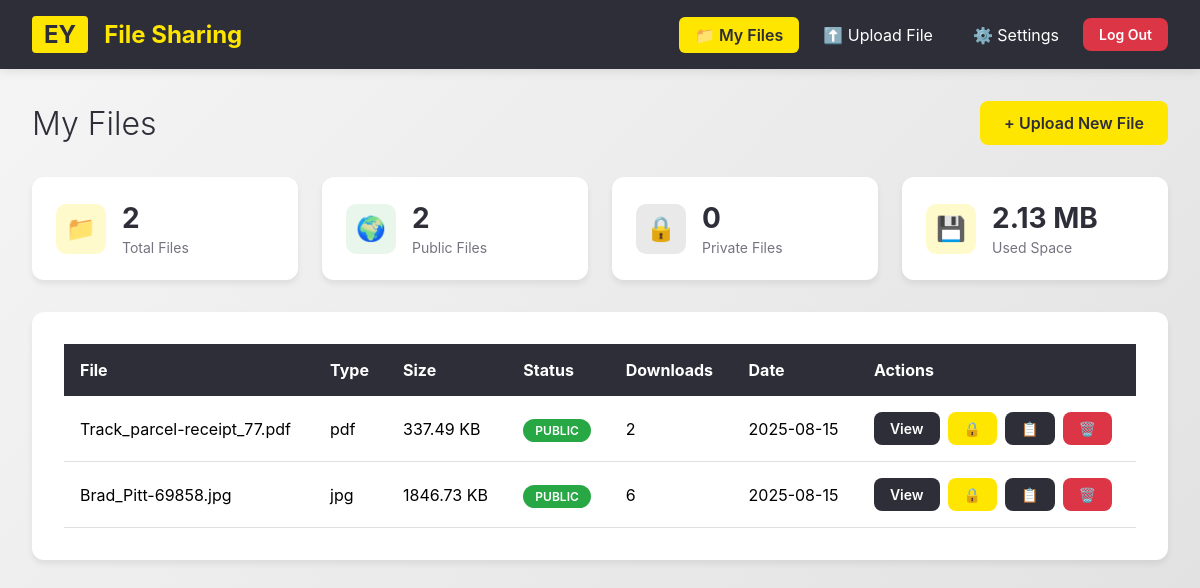
The page /dashboard (signed in) on the database as committed earlier.
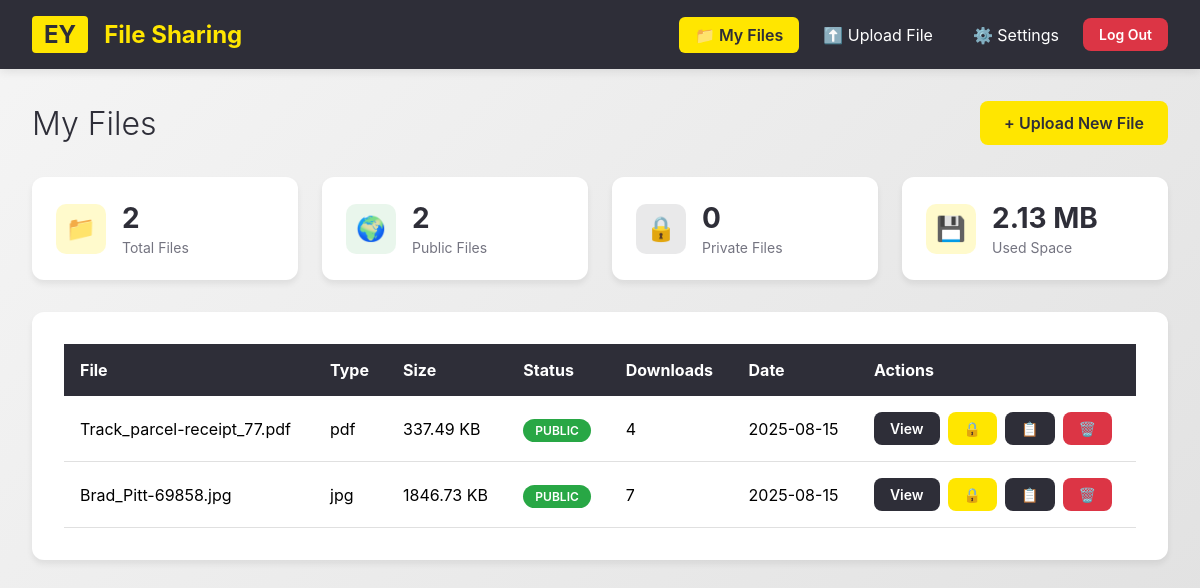
The same page on the database as committed later.
### tables this page shows
CREATE TABLE files
                 (id INTEGER PRIMARY KEY AUTOINCREMENT,
                  filename TEXT NOT NULL,
                  original_filename TEXT NOT NULL,
                  user_id INTEGER NOT NULL,
                  is_public BOOLEAN DEFAULT 0,
                  share_token TEXT UNIQUE,
                  upload_date TIMESTAMP DEFAULT CURRENT_TIMESTAMP,
                  file_size INTEGER,
                  file_type TEXT,
                  download_count INTEGER DEFAULT 0,
                  FOREIGN KEY (user_id) REFERENCES users (id));

### app.py (the view)
@app.route('/dashboard')
@login_required
def dashboard():
    conn = sqlite3.connect('file_sharing.db')
    c = conn.cursor()
    c.execute("""SELECT id, original_filename, is_public, share_token, upload_date, file_size, file_type, download_count
                 FROM files WHERE user_id = ? ORDER BY upload_date DESC""", (current_user.id,))
    files = c.fetchall()
    conn.close()
    stats = get_user_stats(current_user.id)
    return render_template('dashboard.html', files=files, stats=stats)

### app.py (called while the page is built)
@login_manager.user_loader
def load_user(user_id):
    conn = sqlite3.connect('file_sharing.db')
    c = conn.cursor()
    c.execute("SELECT * FROM users WHERE id = ?", (user_id,))
    user_data = c.fetchone()
    conn.close()
    if user_data:
        return User(user_data[0], user_data[1], user_data[2])
    return None

def get_user_stats(user_id):
    conn = sqlite3.connect('file_sharing.db')
    c = conn.cursor()
    c.execute("SELECT COUNT(*) FROM files WHERE user_id = ?", (user_id,))
    total_files = c.fetchone()[0]
    c.execute("SELECT COUNT(*) FROM files WHERE user_id = ? AND is_public = 1", (user_id,))
    public_files = c.fetchone()[0]
    private_files = total_files - public_files
    c.execute("SELECT SUM(file_size) FROM files WHERE user_id = ?", (user_id,))
    total_size = c.fetchone()[0] or 0
    c.execute("SELECT SUM(download_count) FROM files WHERE user_id = ?", (user_id,))
    total_downloads = c.fetchone()[0] or 0
    conn.close()
    return {
        'total_files': total_files,
        'public_files': public_files,
        'private_files': private_files,
        'total_size': total_size,
        'total_downloads': total_downloads
    }

### templates/dashboard.html (shortened to what this page needs)
{% extends "base.html" %}
{% block content %}
<div class="page-header">
    <h1 class="page-title">My Files</h1>
    <a href="{{ url_for('upload') }}" class="btn btn-primary">
        + Upload New File
    </a>
</div>
<div class="stats-grid">
    <div class="stat-card">
        <div class="stat-icon yellow">📁</div>
        <div class="stat-details">
            <h3>{{ stats.total_files }}</h3>
            <p>Total Files</p>
        </div>
    </div>
    <div class="stat-card">
        <div class="stat-icon green">🌍</div>
        <div class="stat-details">
            <h3>{{ stats.public_files }}</h3>
            <p>Public Files</p>
        </div>
    </div>
    <div class="stat-card">
        <div class="stat-icon dark">🔒</div>
        <div class="stat-details">
            <h3>{{ stats.private_files }}</h3>
            <p>Private Files</p>
        </div>
    </div>
    <div class="stat-card">
        <div class="stat-icon yellow">💾</div>
        <div class="stat-details">
            <h3>{{ (stats.total_size / 1024 / 1024) | round(2) }} MB</h3>
            <p>Used Space</p>
        </div>
    </div>
</div>
<div class="card">
    {% if files %}
    <div class="table-responsive">
        <table class="table">
            <thead>
                <tr>
                    <th>File</th>
                    <th>Type</th>
                    <th>Size</th>
                    <th>Status</th>
                    <th>Downloads</th>
                    <th>Date</th>
                    <th>Actions</th>
                </tr>
            </thead>
            <tbody>
                {% for file in files %}
                <tr>
                    <td class="file-name">{{ file[1] }}</td>
                    <td><span class="file-type-badge">{{ file[6] }}</span></td>
                    <td>{{ (file[5] / 1024) | round(2) }} KB</td>
                    <td>
                        {% if file[2] %}
                            <span class="badge badge-public">Public</span>
                        {% else %}
                            <span class="badge badge-private">Private</span>
                        {% endif %}
                    </td>
                    <td>{{ file[7] }}</td>
                    <td>{{ file[4][:10] if file[4] else 'N/A' }}</td>
                    <td>
                        <div class="btn-group">
                            <a href="{{ url_for('shared_file', token=file[3]) }}" class="btn btn-sm btn-secondary">View</a>
                            <a href="{{ url_for('toggle_public', file_id=file[0]) }}" class="btn btn-sm btn-primary">
                                {% if file[2] %}🔒{% else %}🌍{% endif %}
                            </a>
                            <button onclick="copyLink('{{ request.url_root }}file/{{ file[3] }}')" class="btn btn-sm btn-secondary">📋</button>
                            <a href="{{ url_for('delete_file', file_id=file[0]) }}" class="btn btn-sm btn-danger" onclick="return confirm('Are you sure?')">🗑️</a>
                        </div>
                    </td>
                </tr>
                {% endfor %}
            </tbody>
        </table>
    </div>
    {% endif %}
</div>
{% endblock %}

### templates/base.html (shortened to what this page needs)
<!DOCTYPE html>
<html lang="en">
<head>
    <link rel="stylesheet" href="{{ url_for('static', filename='css/style.css') }}">
</head>
<body>
    {% if current_user.is_authenticated %}
    <nav class="navbar">
        <div class="navbar-content">
            <a href="{{ url_for('dashboard') }}" class="navbar-brand">
                <span class="brand-ey">EY</span>
                <span>File Sharing</span>
            </a>
            <div class="navbar-menu">
                <a href="{{ url_for('dashboard') }}" class="nav-link {% if request.endpoint == 'dashboard' %}active{% endif %}">
                    📁 My Files
                </a>
                <a href="{{ url_for('upload') }}" class="nav-link {% if request.endpoint == 'upload' %}active{% endif %}">
                    ⬆️ Upload File
                </a>
                <a href="{{ url_for('settings') }}" class="nav-link {% if request.endpoint == 'settings' %}active{% endif %}">
                    ⚙️ Settings
                </a>
                <a href="{{ url_for('logout') }}" class="btn btn-danger btn-sm">
                    Log Out
                </a>
            </div>
        </div>
    </nav>
    {% endif %}
    <div class="container">
        {% block content %}{% endblock %}
    </div>
</body>
</html>

### static/css/style.css (style rules this page uses)
:root { --ey-yellow: #FFE600; --ey-dark: #2E2E38; --ey-gray: #747480; --ey-light-gray: #f5f5f5; --white: #ffffff; --success: #28a745; --danger: #dc3545; --info: #17a2b8; }
* { margin: 0; padding: 0; box-sizing: border-box; }
body { font-family: -apple-system, BlinkMacSystemFont, 'Segoe UI', Roboto, sans-serif; background: linear-gradient(135deg, var(--ey-light-gray) 0%, #e0e0e0 100%); min-height: 100vh; }
.navbar { background: var(--ey-dark); padding: 1rem 2rem; box-shadow: 0 2px 10px rgba(0,0,0,0.1); position: sticky; top: 0; z-index: 1000; }
.navbar-content { max-width: 1400px; margin: 0 auto; display: flex; justify-content: space-between; align-items: center; }
.navbar-brand { display: flex; align-items: center; gap: 1rem; color: var(--ey-yellow); font-size: 1.5rem; font-weight: bold; text-decoration: none; }
.brand-ey { background: var(--ey-yellow); color: var(--ey-dark); padding: 4px 12px; border-radius: 4px; }
.navbar-menu { display: flex; gap: 0.5rem; align-items: center; }
.nav-link { color: var(--white); text-decoration: none; padding: 0.5rem 1rem; border-radius: 6px; transition: all 0.3s; }
.nav-link.active { background: var(--ey-yellow); color: var(--ey-dark); font-weight: 600; }
.container { max-width: 1400px; margin: 2rem auto; padding: 0 2rem; }
.page-header { margin-bottom: 2rem; display: flex; justify-content: space-between; align-items: center; }
.page-title { font-size: 2rem; color: var(--ey-dark); font-weight: 300; }
.card { background: var(--white); border-radius: 12px; padding: 2rem; box-shadow: 0 4px 6px rgba(0,0,0,0.07); margin-bottom: 2rem; }
.btn { padding: 0.75rem 1.5rem; border: none; border-radius: 8px; cursor: pointer; font-size: 1rem; font-weight: 600; transition: all 0.3s; text-decoration: none; display: inline-block; }
.btn-primary { background: var(--ey-yellow); color: var(--ey-dark); }
.btn-secondary { background: var(--ey-dark); color: var(--white); }
.btn-danger { background: var(--danger); color: var(--white); }
.btn-sm { padding: 0.5rem 1rem; font-size: 0.875rem; }
.btn-group { display: flex; gap: 0.5rem; }
.stats-grid { display: grid; grid-template-columns: repeat(auto-fit, minmax(250px, 1fr)); gap: 1.5rem; margin-bottom: 2rem; }
.stat-card { background: var(--white); border-radius: 12px; padding: 1.5rem; box-shadow: 0 4px 6px rgba(0,0,0,0.07); display: flex; align-items: center; gap: 1rem; }
.stat-icon { width: 50px; height: 50px; border-radius: 10px; display: flex; align-items: center; justify-content: center; font-size: 1.5rem; }
.stat-icon.yellow { background: rgba(255, 230, 0, 0.2); }
.stat-icon.green { background: rgba(40, 167, 69, 0.1); }
.stat-icon.dark { background: rgba(46, 46, 56, 0.1); }
.stat-details h3 { font-size: 1.75rem; color: var(--ey-dark); margin-bottom: 0.25rem; }
.stat-details p { color: var(--ey-gray); font-size: 0.875rem; }
.table-responsive { overflow-x: auto; }
.table { width: 100%; border-collapse: collapse; }
.table th { background: var(--ey-dark); color: var(--white); padding: 1rem; text-align: left; }
.table td { padding: 1rem; border-bottom: 1px solid #e0e0e0; }
.badge { padding: 0.25rem 0.75rem; border-radius: 20px; font-size: 0.75rem; font-weight: 600; text-transform: uppercase; }
.badge-public { background: var(--success); color: var(--white); }

Rows that differ between the two databases and show on the page:
changed files "Track_parcel-receipt_77.pdf": download_count "2" → "4"
changed files "Brad_Pitt-69858.jpg": download_count "6" → "7"
